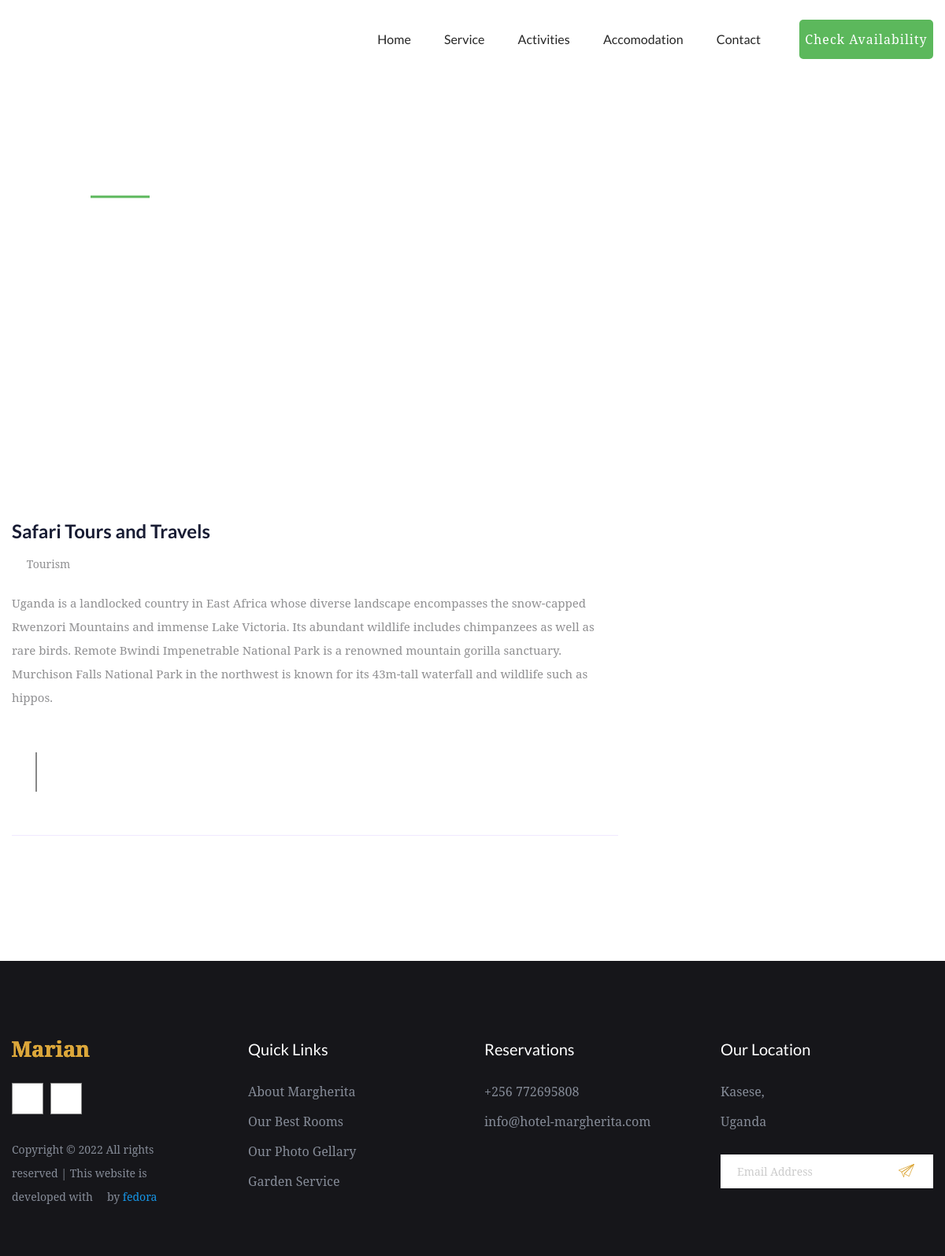
The app's page /blog/2/ with its own data.
### app/models.py (models this page shows, shortened)
class Update(models.Model):
    category = models.ForeignKey(Update_Category, on_delete = models.CASCADE)
    title = models.CharField(max_length = 50)
    image = models.ImageField(upload_to = 'updates')
    description = RichTextField(blank = True)
    created = models.DateField(auto_now_add = True)
    updated = models.DateField(auto_now = True)
    slug = models.SlugField(blank=True, null=True)

class Update_Category(models.Model):
    title = models.CharField(max_length = 50, unique = True)
    description = RichTextField(blank = True, null = True)
    slug = models.SlugField(blank=True, null=True)
    def __str__(self) -> str:
        return self.title

### app/views.py (the view)
# urls.py: path('blog/<str:id>/', views.blog_detail, name='blog_detail'),
def blog_detail(request, id):
    blog_obj = Update.objects.get(id = id)
    dic  = {
        'blog_obj':blog_obj,
    }
    return render(request, 'blog_details.html', dic)

### templates/blog_details.html
{% extends 'base.html' %}
{% block content %}
    {% include 'components/blogdetail.html' %}
{% endblock content %}

### templates/components/blogdetail.html (shortened to what this page needs)
{% load static %}
<div class="slider-area">
    <div class="single-slider hero-overly slider-height2 d-flex align-items-center"
        data-background="{% static 'assets/img/hero/contact_hero.jpg' %}">
        <div class="container">
            <div class="row ">
                <div class="col-md-11 offset-xl-1 offset-lg-1 offset-md-1">
                    <div class="hero-caption">
                        <span>Activity</span>
                        <h2>{{blog_obj.category}}</h2>
                    </div>
                </div>
            </div>
        </div>
    </div>
</div>
<section class="blog_area single-post-area section-padding">
    <div class="container">
        <div class="row">
            <div class="col-lg-8 posts-list">
                <div class="single-post">
                    <div class="feature-img">
                    </div>
                    <div class="blog_details">
                        <h2>{{blog_obj.title}}
                        </h2>
                        <ul class="blog-info-link mt-3 mb-4">
                            <li><a href="#"><i class="fa fa-user"></i> {{blog_obj.category}}</a></li>
                        </ul>
                        <p class="excert">
                            {{blog_obj.description | safe}}
                        </p>
                        <div class="quote-wrapper">
                            <div class="quotes">
                            </div>
                        </div>
                    </div>
                </div>
                <div class="navigation-top">
                    <div class="d-sm-flex justify-content-between text-center">
                        <div class="col-sm-4 text-center my-2 my-sm-0">
                        </div>
                        <ul class="social-icons">
                            <li><a href="#"><i class="fab fa-facebook"></i></a></li>
                            <li><a href="#"><i class="fab fa-twitter"></i></a></li>
                        </ul>
                    </div>
                </div>
            </div>
        </div>
    </div>
</section>

### records on screen
Update: title "Safari Tours and Travels", category "Tourism", description "Uganda is a landlocked country in East Africa whose diverse landscape encompasses the snow-capped Rwenzori Mountains and immense Lake Victoria. Its abundant wildlife includes chimpanzees as well as rare birds. Remote Bwindi Impenetrable National Park is a renowned mountain gorilla sanctuary. Murchison Falls National Park in the northwest is known for its 43m-tall waterfall and wildlife such as hippos."
